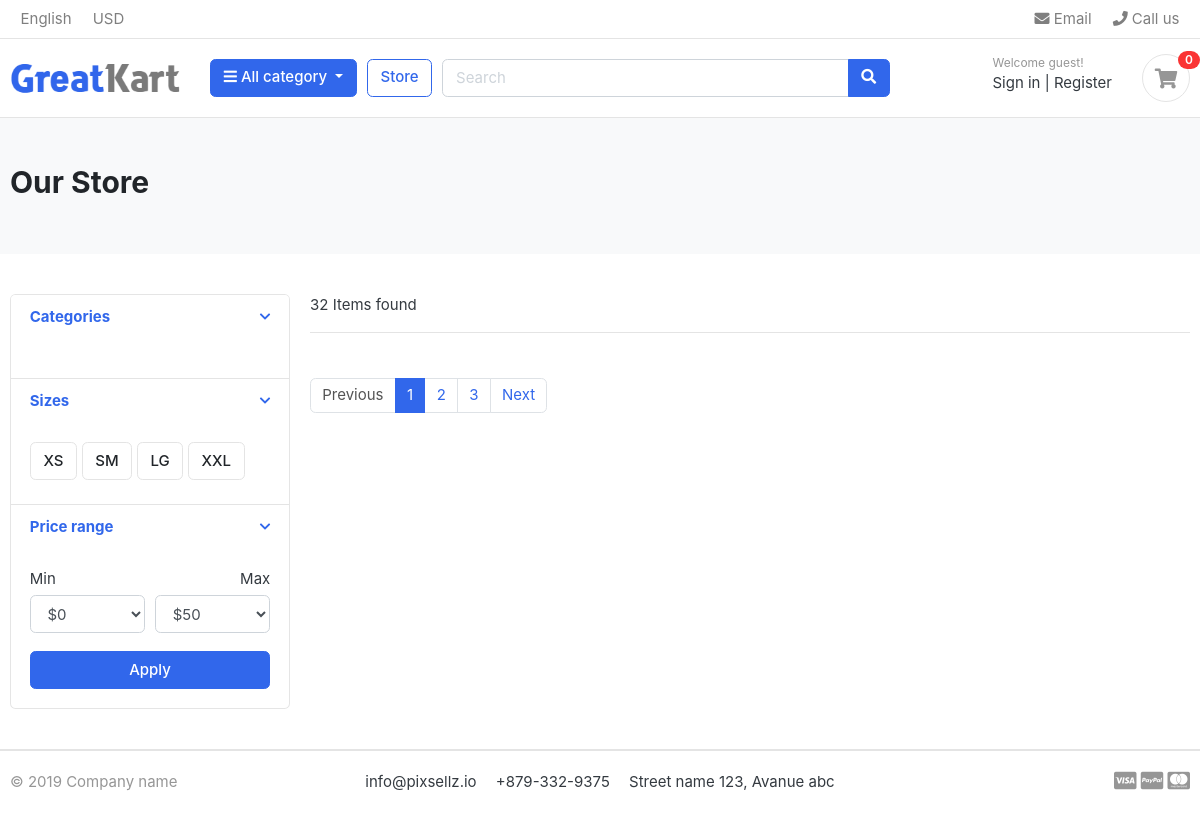
Before: /products/ with the older database file.
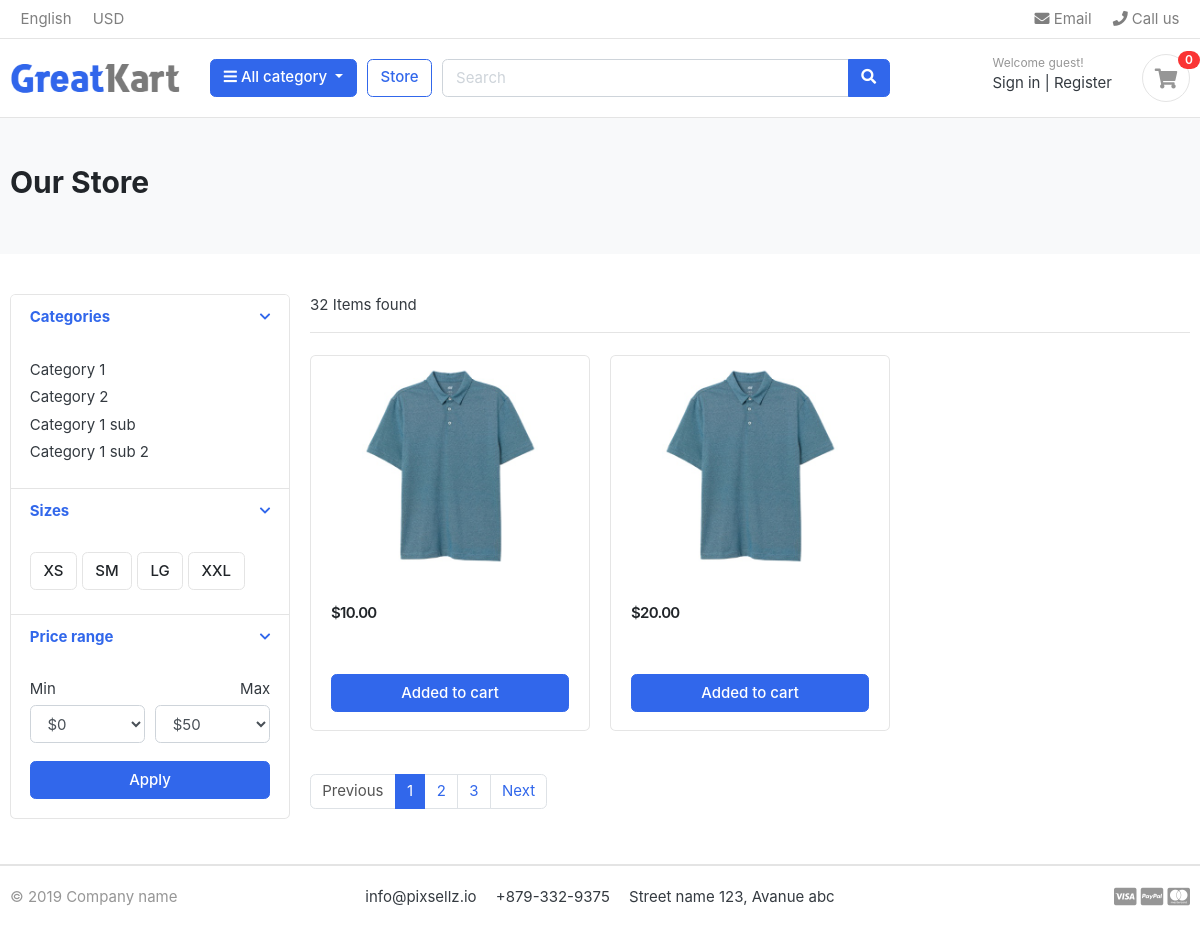
After: the same page with the newer database file.
### category/models.py (models this page shows, shortened)
class Category(TimeStampedModel):
    name = models.CharField(max_length=50, unique=True)
    slug = models.SlugField(max_length=50, unique=True)
    order = models.IntegerField(default=0)
    class Meta:
        ordering = ['order']

### product/models.py (models this page shows, shortened)
class Product(TimeStampedModel):
    seller = models.ForeignKey(User, on_delete=models.CASCADE, related_name='seller')
    title = models.CharField(max_length=100, unique=True)
    slug = models.SlugField(max_length=100, unique=True)
    description = models.TextField()
    price = models.DecimalField(max_digits=10, decimal_places=2)
    quantity = models.IntegerField(default=0)
    category = models.ForeignKey(Category, on_delete=models.PROTECT, related_name='products')
    color = models.ManyToManyField(Color, blank=True)
    size = models.ManyToManyField(Size, blank=True)
    custom = ProductManager()
    objects = models.Manager()

### product/views.py (the view)
# urls.py: path('products/', ProductListView.as_view(), name='product_list'),
class ProductListView(ListView):
    model = Product
    template_name = 'product/product_list.html'
    context_object_name = 'products'

### category/context_processors.py (called while the page is built)
def categories(request):
    categories = Category.objects.all()
    return {'categories': categories}

### order/context_processors.py (called while the page is built)
def order_count(request):
    if request.user.is_authenticated:
        order_count = OrderItem.objects.filter(customer=request.user, ordered=False).count()
        return {'order_count': order_count}
    return {'order_count': 0}

### templates/product/product_list.html (shortened to what this page needs)
{% extends 'base.html' %}
{% load static %}
{% block content %}
    <section class="section-pagetop bg">
        <div class="container">
            <h2 class="title-page">Our Store</h2>
        </div>
    </section>
    <section class="section-content padding-y">
        <div class="container">
            <div class="row">
                <aside class="col-md-3">
                    <div class="card">
                        <article class="filter-group">
                            <header class="card-header">
                                <a href="#" data-toggle="collapse" data-target="#collapse_1" aria-expanded="true"
                                   class="">
                                    <i class="icon-control fa fa-chevron-down"></i>
                                    <h6 class="title">Categories</h6>
                                </a>
                            </header>
                            <div class="filter-content collapse show" id="collapse_1" style="">
                                <div class="card-body">
                                    <ul class="list-menu">
                                        {% for category in categories %}
                                        <li><a href="#">{{ category.name }} </a></li>
                                        {% endfor %}
                                    </ul>
                                </div>
                            </div>
                        </article>
                        <article class="filter-group">
                            <header class="card-header">
                                <a href="#" data-toggle="collapse" data-target="#collapse_4" aria-expanded="true"
                                   class="">
                                    <i class="icon-control fa fa-chevron-down"></i>
                                    <h6 class="title">Sizes </h6>
                                </a>
                            </header>
                            <div class="filter-content collapse show" id="collapse_4" style="">
                                <div class="card-body">
                                    <label class="checkbox-btn">
                                        <span class="btn btn-light"> XS </span>
                                    </label>
                                    <label class="checkbox-btn">
                                        <span class="btn btn-light"> SM </span>
                                    </label>
                                    <label class="checkbox-btn">
                                        <span class="btn btn-light"> LG </span>
                                    </label>
                                    <label class="checkbox-btn">
                                        <span class="btn btn-light"> XXL </span>
                                    </label>
                                </div>
                            </div>
                        </article>
                        <article class="filter-group">
                            <header class="card-header">
                                <a href="#" data-toggle="collapse" data-target="#collapse_3" aria-expanded="true"
                                   class="">
                                    <i class="icon-control fa fa-chevron-down"></i>
                                    <h6 class="title">Price range </h6>
                                </a>
                            </header>
                            <div class="filter-content collapse show" id="collapse_3" style="">
                                <div class="card-body">
                                    <div class="form-row">
                                        <div class="form-group col-md-6">
                                            <label>Min</label>
                                            <select class="mr-2 form-control">
                                                <option value="0">$0</option>
                                            </select>
                                        </div>
                                        <div class="form-group text-right col-md-6">
                                            <label>Max</label>
                                            <select class="mr-2 form-control">
                                                <option value="50">$50</option>
                                            </select>
                                        </div>
                                    </div>
                                    <button class="btn btn-block btn-primary">Apply</button>
                                </div>
                            </div>
                        </article>
                    </div>
                </aside>
                <main class="col-md-9">
                    <header class="border-bottom mb-4 pb-3">
                        <div class="form-inline">
                            <span class="mr-md-auto">32 Items found </span>
                        </div>
                    </header>
                    <div class="row">
                        {% for product in products %}
                        <div class="col-md-4">
                            <figure class="card card-product-grid">
                                <div class="img-wrap">
                                    <img src="images/items/1.jpg">
                                </div>
                                <figcaption class="info-wrap">
                                    <div class="fix-height">
                                        <div class="price-wrap mt-2">
                                            <span class="price">${{ product.price }}</span>
                                        </div>
                                    </div>
                                    <a href="{% url 'order:add-to-cart' product.pk %}" class="btn btn-block btn-primary">Added to cart </a>
                                </figcaption>
                            </figure>
                        </div>
                        {% endfor %}
                    </div>
                    <nav class="mt-4" aria-label="Page navigation sample">
                        <ul class="pagination">
                            <li class="page-item disabled"><a class="page-link" href="#">Previous</a></li>
                            <li class="page-item active"><a class="page-link" href="#">1</a></li>
                            <li class="page-item"><a class="page-link" href="#">2</a></li>
                            <li class="page-item"><a class="page-link" href="#">3</a></li>
                            <li class="page-item"><a class="page-link" href="#">Next</a></li>
                        </ul>
                    </nav>
                </main>
            </div>
        </div>
    </section>
{% endblock %}

### templates/base.html (shortened to what this page needs)
{% load static %}
<!DOCTYPE HTML>
<html lang="en">
<head>
<link href="{% static 'css/bootstrap.css' %}" rel="stylesheet" type="text/css"/>
<link href="{% static 'fonts/fontawesome/css/all.min.css' %}" type="text/css" rel="stylesheet">
<link href="{% static 'css/ui.css' %}" rel="stylesheet" type="text/css"/>
<link href="{% static 'css/responsive.css' %}" rel="stylesheet" media="only screen and (max-width: 1200px)" />
</head>
<body>
{% include 'header.html' %}
{% block content %}
{% endblock %}
<footer class="section-footer border-top">
	<div class="container">
		<section class="footer-bottom border-top row">
			<div class="col-md-2">
				<p class="text-muted"> &copy 2019 Company name </p>
			</div>
			<div class="col-md-8 text-md-center">
				<span  class="px-2">info@pixsellz.io</span>
				<span  class="px-2">+879-332-9375</span>
				<span  class="px-2">Street name 123, Avanue abc</span>
			</div>
			<div class="col-md-2 text-md-right text-muted">
				<i class="fab fa-lg fa-cc-visa"></i>
				<i class="fab fa-lg fa-cc-paypal"></i>
				<i class="fab fa-lg fa-cc-mastercard"></i>
			</div>
		</section>
	</div>
</footer>
</body>
</html>

### templates/header.html (shortened to what this page needs)
{% load static %}
<header class="section-header">
<nav class="navbar p-md-0 navbar-expand-sm navbar-light border-bottom">
<div class="container">
  <div class="collapse navbar-collapse" id="navbarTop4">
    <ul class="navbar-nav mr-auto">
    	<li class="nav-item dropdown">
		 	<a href="#" class="nav-link">   English </a>
		</li>
		<li class="nav-item dropdown">
			<a href="#" class="nav-link"> USD </a>
		</li>
    </ul>
    <ul class="navbar-nav">
		<li><a href="#" class="nav-link"> <i class="fa fa-envelope"></i> Email </a></li>
		<li><a href="#" class="nav-link"> <i class="fa fa-phone"></i> Call us </a></li>
	</ul>
  </div>
</div>
</nav>
<section class="header-main border-bottom">
	<div class="container">
<div class="row align-items-center">
	<div class="col-lg-2 col-md-3 col-6">
		<a href="{% url 'product:home' %}" class="brand-wrap">
			<img class="logo" src="{% static 'images/logo.png' %}">
		</a>
	</div>
	<div class="col-lg col-sm col-md col-6 flex-grow-0">
		<div class="category-wrap dropdown d-inline-block float-right">
			<button type="button" class="btn btn-primary dropdown-toggle" data-toggle="dropdown">
				<i class="fa fa-bars"></i> All category
			</button>
		</div>
	</div>
	<a href="{% url 'product:product_list' %}" class="btn btn-outline-primary">Store</a>
	<div class="col-lg  col-md-6 col-sm-12 col">
		<form action="#" class="search">
			<div class="input-group w-100">
			    <input type="text" class="form-control" style="width:60%;" placeholder="Search">
			    <div class="input-group-append">
			      <button class="btn btn-primary" type="submit">
			        <i class="fa fa-search"></i>
			      </button>
			    </div>
		    </div>
		</form>
	</div>
	<div class="col-lg-3 col-sm-6 col-8 order-2 order-lg-3">
				<div class="d-flex justify-content-end mb-3 mb-lg-0">
					<div class="widget-header">
						<small class="title text-muted">Welcome guest!</small>
						<div>
							<a href="./signin.html">Sign in</a> <span class="dark-transp"> | </span>
							<a href="./register.html"> Register</a>
						</div>
					</div>
					<a href="{% url 'order:order_summary' %}" class="widget-header pl-3 ml-3">
						<div class="icon icon-sm rounded-circle border"><i class="fa fa-shopping-cart"></i></div>
						<span class="badge badge-pill badge-danger notify">{{ order_count }}</span>
					</a>
				</div>
			</div>
</div>
	</div>
</section>
</header>

### staticfiles/css/ui.css (style rules this page uses)
html { font-family: "Inter", sans-serif; font-size: 15px; }
.img-wrap { text-align: center; display: block; }
.img-wrap img { max-width: 100%; }
.price-wrap { letter-spacing: -0.7px; }
.icon-xs, .icon-sm, .icon-md, .icon-lg { display: inline-block; text-align: center; flex-shrink: 0; flex-grow: 0; }
.icon-sm { width: 48px; height: 48px; line-height: 48px !important; font-size: 20px; }
.padding-y { padding-top: 40px; padding-bottom: 40px; }
figure { margin-bottom: 0; }
article:after, .form-group:after { display: block; clear: both; content: ""; }
.bg { background-color: #f8f9fa; }
.title-page { color: #212529; }
p:last-child { margin-bottom: 0; }
.header-main { position: relative; padding-top: 1rem; padding-bottom: 1rem; }
.brand-wrap .logo, .navbar-brand .logo { margin-right: 7px; max-height: 42px; display: inline-block; }
.widget-header { display: inline-block; vertical-align: middle; position: relative; }
.widget-header a { color: #343a40; }
.widget-header i { color: #969696; }
.widget-header .title { display: block; }
.widget-header .notify { position: absolute; top: -3px; right: -10px; }
.footer-bottom { padding-top: 20px; padding-bottom: 20px; }
.btn-light { background-color: #fff; border-color: #e4e4e4; }
[class*=list-] li:after { visibility: hidden; display: block; content: ""; overflow: hidden; height: 0; clear: both; }
.list-menu { list-style: none; margin: 0; padding-left: 0; }
.list-menu li { margin-bottom: 5px; }
.list-menu a { color: #343a40; }
[class*=card-product] .img-wrap { overflow: hidden; position: relative; }
[class*=card-product] .img-wrap img { height: 100%; max-width: 100%; width: auto; display: inline-block; -o-object-fit: cover; object-fit: cover; }
.card-product-grid { margin-bottom: 20px; }
.card-product-grid .img-wrap { border-radius: 0.2rem 0.2rem 0 0; height: 220px; }
.card-product-grid .info-wrap { overflow: hidden; padding: 18px 20px; }
.card-product-grid .fix-height { height: 80px; overflow: hidden; }
.card .img-wrap { overflow: hidden; }
.notify { position: absolute; top: -4px; right: -10px; display: inline-block; padding: 0.25em 0.6em; font-size: 12px; line-height: 1; text-align: center; border-radius: 3rem; color: #fff; background-color: #fa3434; }
.price { font-weight: 600; color: #212529; }
.icon-control { margin-top: 5px; float: right; font-size: 80%; }
.card-header .title { margin-bottom: 0; line-height: 1.5; }
.filter-group { border-bottom: 1px solid #e4e4e4; }
.filter-group .card-header { border-bottom: 0; }
.filter-group:last-child { border-bottom: 0; }
.checkbox-btn { position: relative; }
.section-pagetop { padding: 45px 0; }

Changed rows visible on the page:
added Category: name "Category 1"
added Category: name "Category 2"
added Category: name "Category 1 sub"
added Category: name "Category 1 sub 2"
added Product: price "10.00"
added Product: price "20.00"
